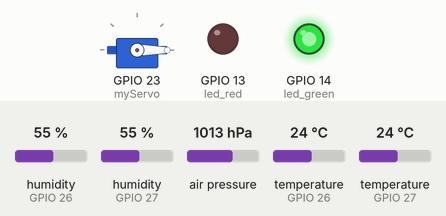
Bench run of a sketch on a simulated ESP32. Shown: servo, output pins drawn as LEDs (lit = HIGH). Inputs (shaded band) come from the test bench; at power-on: temperature (sensors on GPIO 26, GPIO 27) 24 °C, humidity (sensors on GPIO 26, GPIO 27) 55 %, air pressure 1013 hPa. WiFi joins after 1.5 s; servers stay silent unless stated; no MQTT or app messages arrive unless stated; what the sketch prints to the serial monitor is not drawn.

Above: at 6.2 s.
6.3 s: temperature (sensor on GPIO 26) set to 32 °C
20.3 s: temperature (sensor on GPIO 26) set to 35 °C
26.0 s: humidity (sensor on GPIO 26) set to 47 %
At 36.5 s:
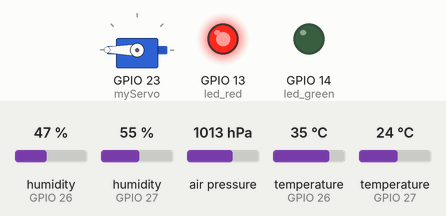
36.8 s: humidity (sensor on GPIO 26) set to 44 %
At 50.44 s:
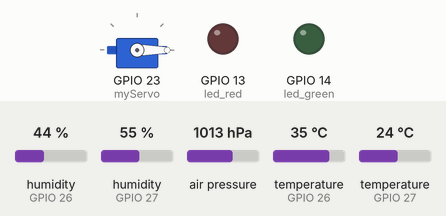
Timing chart, 0 to 51.8 s (numbered marks = the images above; inputs shaded):
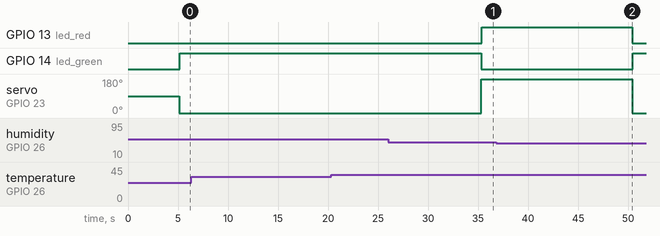

The sketch:

code.ino
```cpp
#include <PubSubClient.h>
#include <WiFi.h>
#include <DHT.h>
#include <Adafruit_BMP280.h>
#include <Wire.h>
#include <Adafruit_Sensor.h>
#include <WebServer.h>
#include <WiFiClient.h>
#include <ESP32_Servo.h>
WiFiClient client;

#define BMP_SDA 21
#define BMP_SCL 22  // Air Pressure Pins

Adafruit_BMP280 bmp;

#define DHTTYPE DHT11

#define dht_dpin1 27  //DHT Pins
#define dht_dpin2 26

#define led_red 13  //LED Pins
#define led_green 14

Servo myServo;

#define SEALEVELPRESSURE_HPA (1013.25)

DHT dht1(dht_dpin1, DHTTYPE);
DHT dht2(dht_dpin2, DHTTYPE);

// Ensure correct credentials to connect to your WiFi Network.
char ssid[] = "iot";
char pass[] = "manian19092006";

// Ensure that the credentials here allow you to publish and subscribe to the ThingSpeak channel.
#define channelID 2469286
const char mqttUserName[] = "FgoSDAsmIhk2BzU5IhgQNgU";
const char clientID[] = "FgoSDAsmIhk2BzU5IhgQNgU";
const char mqttPass[] = "KgD6BlO7g6J0VaMxc1KbGwmw";

#define mqttPort 1883

const char* server = "mqtt3.thingspeak.com";
int status = WL_IDLE_STATUS;
int connectionDelay = 1;
PubSubClient mqttClient(client);

// Function to handle messages from MQTT subscription.
void mqttSubscriptionCallback(char* topic, byte* payload, unsigned int length) {
  // Print the details of the message that was received to the serial monitor.
  Serial.print("Message arrived [");
  Serial.print(topic);
  Serial.print("] ");
  for (int i = 0; i < length; i++) {
    Serial.print((char)payload[i]);
  }
  Serial.println();
}

// Subscribe to ThingSpeak channel for updates.
void mqttSubscribe(long subChannelID) {
  String myTopic = "channels/" + String(subChannelID) + "/subscribe";
  mqttClient.subscribe(myTopic.c_str());
}

// Publish messages to a ThingSpeak channel.
void mqttPublish(long pubChannelID, String message) {
  String topicString = "channels/" + String(pubChannelID) + "/publish";
  mqttClient.publish(topicString.c_str(), message.c_str());
}

// Connect to WiFi.
void connectWifi() {
  Serial.print("Connecting to Wi-Fi...");
  // Loop until WiFi connection is successful
  while (WiFi.status() != WL_CONNECTED) {
    WiFi.begin(ssid, pass);
    delay(connectionDelay * 1000);
    Serial.print(WiFi.status());
  }
  Serial.println("Connected to Wi-Fi.");
}

// Connect to MQTT server.
void mqttConnect() {
  // Loop until connected.
  while (!mqttClient.connected()) {
    // Connect to the MQTT broker.
    if (mqttClient.connect(clientID, mqttUserName, mqttPass)) {
      Serial.println("Connected to MQTT broker...");
    }
    else {
      Serial.print("MQTT connection failed, rc = ");
      Serial.print(mqttClient.state());
      Serial.println(" Will try again in a few seconds");
      delay(connectionDelay * 1000);
    }
  }
}

void setup() {
  Serial.begin(115200);
  // Delay to allow serial monitor to come up.
  delay(3000);

  connectWifi();

  mqttClient.setServer(server, mqttPort);

  dht1.begin();
  dht2.begin();

  if (!bmp.begin(0x76)) {
    Serial.println("Could not find a valid BME280 sensor, check wiring!");
    while (1)
      ;
  }

  pinMode(led_red, OUTPUT);
  pinMode(led_green, OUTPUT);
  digitalWrite(led_red, LOW);
  digitalWrite(led_green, LOW);

  myServo.attach(23);

}

void loop() {
  // Reconnect to WiFi if it gets disconnected.
  if (WiFi.status() != WL_CONNECTED) {
    connectWifi();
  }

  // Connect if MQTT client is not connected and resubscribe to channel updates.
  if (!mqttClient.connected()) {
    mqttConnect();
    mqttSubscribe(channelID);
  }

  // Call the loop to maintain connection to the server.
  mqttClient.loop();
  float temperature1 = dht1.readTemperature();
  float humidity1 = dht1.readHumidity();
  float temperature2 = dht2.readTemperature();
  float humidity2 = dht2.readHumidity();
  float pressure = bmp.readPressure();  // Read pressure in Pa
  float altitude = bmp.readAltitude(SEALEVELPRESSURE_HPA);
  // digitalWrite(led_red,HIGH);

  if ((temperature1 > 33 && humidity1 > 45) || (temperature2 > 33 && humidity2 > 45)) {
    myServo.write(180);  // Rotate servo to 180 degrees
    digitalWrite(led_green, LOW);
    delay(50);
    digitalWrite(led_red, HIGH);
  } else {
    myServo.write(0);  // Rotate servo back to 0 degrees
    digitalWrite(led_red, LOW);
    delay(50);
    digitalWrite(led_green, HIGH);
  }
  Serial.print("Temperature1: ");
  Serial.print(temperature1);
  Serial.print(" °C ,");
  Serial.print(" ");
  Serial.print("Humidity1: ");
  Serial.print(humidity1);
  Serial.println(" %");
  Serial.print("Temperature2: ");
  Serial.print(temperature2);
  Serial.print(" °C ,");
  Serial.print(" ");
  Serial.print("Humidity2: ");
  Serial.print(humidity2);
  Serial.print(" %");
  Serial.print(" °C, Pressure: ");
  Serial.print(pressure / 100.0);  // Convert pressure to hPa
  Serial.print(" hPa, Altitude: ");
  Serial.print(altitude);
  Serial.println(" meters");

  String message1 = "field1=" + String(temperature1);
  String message2 = "field2=" + String(humidity1);
  String message3 = "field3=" + String(temperature2);
  String message4 = "field4=" + String(humidity2);
  String message5 = "field5=" + String(pressure / 100.0);
  String message6 = "field6=" + String(altitude);
  String topicString = "channels/" + String(channelID) + "/publish";
  mqttClient.publish(topicString.c_str(), message1.c_str());
  mqttClient.publish(topicString.c_str(), message2.c_str());
  mqttClient.publish(topicString.c_str(), message3.c_str());
  mqttClient.publish(topicString.c_str(), message4.c_str());
  mqttClient.publish(topicString.c_str(), message5.c_str());
  mqttClient.publish(topicString.c_str(), message6.c_str());

  delay(15000);
}
```

Measured:
- the behaviour switches between 46 and 45 % on humidity (sensor on GPIO 26) (found by bisection; images 1 and 2)
- after the input at 6.3 s, every drawn part: stays the same
- after the input at 20.3 s, every drawn part: stays the same
- after the input at 36.8 s, GPIO 13 (led_red): HIGH → LOW after 13.6 s; GPIO 14 (led_green): LOW → HIGH after 13.7 s; servo on GPIO 23 (myServo): 180° → 0° after 13.6 s
